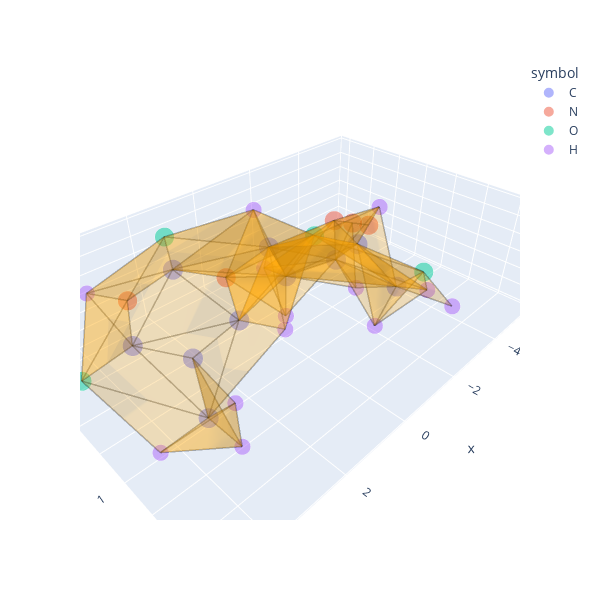

Notebook code for this chart:
### Markdown cell above
Visualise the 2-skeleton of the molecular complex. You may need to change the `renderer` keyword argument.

### Code cell
# Click and drag the Plotly figure to rotate the molecular complex!
m.plot_skeleton(n=2, renderer='vscode+notebook_connected')

### Figure 1 — Plotly figure (JSON) as saved in the notebook; plotly's stock layout.template omitted (floating-point values rounded to 4 significant figures; data arrays with more than 128 entries replaced by an {"elided": "..."} marker saying what was removed)
{"data": [{"hovertemplate": "symbol=C<br>x=%{x}<br>y=%{y}<br>z=%{z}<br>vdw_radius=%{marker.size}<extra></extra>", "legendgroup": "C", "marker": {"color": "#636efa", "opacity": 0.5, "size": [1.7, 1.7, 1.7, 1.7, 1.7, 1.7, 1.7, 1.7, 1.7, 1.7], "sizemode": "area", "sizeref": 0.00425, "symbol": "circle"}, "mode": "markers", "name": "C", "scene": "scene", "showlegend": true, "type": "scatter3d", "x": [3.575, 2.948, 1.572, -0.4901, -1.228, -2.535, -2.173, -2.049, 1.723, 3.69], "y": [1.683, 0.3587, 0.291, -0.9408, -1.099, -0.4132, 0.604, 2.019, -2.041, -0.8272], "z": [-0.4699, -0.1306, 0.1074, 0.6518, -0.6655, -0.3953, 0.6927, 0.1161, 0.4824, -0.04889]}, {"hovertemplate": "symbol=N<br>x=%{x}<br>y=%{y}<br>z=%{z}<br>vdw_radius=%{marker.size}<extra></extra>", "legendgroup": "N", "marker": {"color": "#EF553B", "opacity": 0.5, "size": [1.55, 1.55, 1.55, 1.55, 1.55], "sizemode": "area", "sizeref": 0.00425, "symbol": "circle"}, "mode": "markers", "name": "N", "scene": "scene", "showlegend": true, "type": "scatter3d", "x": [0.9709, -3.505, -4.588, -5.669, 3.063], "y": [-0.894, -1.377, -1.551, -1.726, -1.995], "z": [0.434, 0.1212, -0.4395, -0.9995, 0.2489]}, {"hovertemplate": "symbol=O<br>x=%{x}<br>y=%{y}<br>z=%{z}<br>vdw_radius=%{marker.size}<extra></extra>", "legendgroup": "O", "marker": {"color": "#00cc96", "opacity": 0.5, "size": [1.52, 1.52, 1.52, 1.52], "sizemode": "area", "sizeref": 0.00425, "symbol": "circle"}, "mode": "markers", "name": "O", "scene": "scene", "showlegend": true, "type": "scatter3d", "x": [-1.693, -0.9449, 1.183, 4.934], "y": [2.916, 0.2342, -3.153, -0.8244], "z": [1.132, 1.289, 0.7392, -0.254]}, {"hovertemplate": "symbol=H<br>x=%{x}<br>y=%{y}<br>z=%{z}<br>vdw_radius=%{marker.size}<extra></extra>", "legendgroup": "H", "marker": {"color": "#ab63fa", "opacity": 0.5, "size": [1.1, 1.1, 1.1, 1.1, 1.1, 1.1, 1.1, 1.1, 1.1, 1.1, 1.1, 1.1, 1.1], "sizemode": "area", "sizeref": 0.00425, "symbol": "circle"}, "mode": "markers", "name": "H", "scene": "scene", "showlegend": true, "type": "scatter3d", "x": [4.669, 3.111, 3.403, 0.9862, -0.7562, -1.35, -0.6911, -2.924, -2.959, -1.276, -3.026, -1.591, 3.622], "y": [1.6, 2.089, 2.398, 1.199, -1.793, -2.168, -0.5638, 0.06809, 0.6238, 2.032, 2.327, 3.801, -2.879], "z": [-0.6363, -1.394, 0.3625, 0.02846, 1.318, -0.9465, -1.481, -1.323, 1.48, -0.6848, -0.3217, 0.6933, 0.294]}, {"line": {"color": "black", "width": 3}, "mode": "lines", "name": "1-simplex", "opacity": 0.3, "showlegend": false, "type": "scatter3d", "x": {"elided": "303 float values"}, "y": {"elided": "303 float values"}, "z": {"elided": "303 float values"}}, {"alphahull": 0, "color": "orange", "i": [24, 17, 2, 24, 10, 10, 0, 3, 0, 11, 4, 16, 10, 3, 11, 4, 2, 25, 10, 4, 4, 11, 3, 11, 2, 27, 0, 3, 10, 8, 13, 0, 2, 16, 24, 2, 10, 0, 17, 0, 24, 2, 3, 10, 10, 10, 2, 5, 23, 10, 4, 11, 16, 0, 4, 10, 4, 0, 4, 31, 0, 0, 1, 25, 4, 3, 16, 10, 16, 10, 8, 26, 11, 11, 26, 4, 11, 10, 19, 27, 10, 2, 3, 10, 10, 16, 16, 24, 10], "j": [25, 18, 3, 6, 11, 4, 19, 4, 17, 12, 14, 17, 27, 4, 12, 13, 3, 5, 27, 6, 13, 28, 5, 28, 3, 10, 2, 14, 4, 6, 4, 1, 4, 14, 5, 3, 11, 20, 2, 19, 4, 13, 4, 13, 4, 29, 4, 6, 14, 6, 5, 12, 18, 18, 5, 12, 23, 1, 14, 14, 1, 1, 2, 3, 5, 4, 31, 11, 17, 11, 26, 5, 12, 5, 11, 5, 29, 11, 20, 6, 5, 4, 13, 4, 11, 14, 17, 5, 27], "k": [5, 31, 13, 7, 12, 7, 21, 13, 18, 29, 15, 31, 6, 5, 30, 22, 14, 6, 7, 7, 23, 6, 14, 29, 4, 11, 22, 23, 13, 7, 5, 20, 13, 15, 7, 5, 6, 21, 14, 20, 5, 22, 23, 5, 6, 6, 5, 7, 15, 7, 14, 28, 31, 19, 23, 13, 15, 17, 23, 15, 21, 2, 17, 5, 7, 14, 15, 28, 18, 13, 6, 6, 13, 6, 6, 6, 6, 5, 21, 7, 6, 22, 23, 5, 29, 31, 14, 6, 13], "name": "2-simplex", "opacity": 0.25, "type": "mesh3d", "x": [3.575, 2.948, 1.572, 0.9709, -0.4901, -1.228, -2.535, -3.505, -4.588, -5.669, -2.173, -2.049, -1.693, -0.9449, 1.723, 1.183, 3.063, 3.69, 4.934, 4.669, 3.111, 3.403, 0.9862, -0.7562, -1.35, -0.6911, -2.924, -2.959, -1.276, -3.026, -1.591, 3.622], "y": [1.683, 0.3587, 0.291, -0.894, -0.9408, -1.099, -0.4132, -1.377, -1.551, -1.726, 0.604, 2.019, 2.916, 0.2342, -2.041, -3.153, -1.995, -0.8272, -0.8244, 1.6, 2.089, 2.398, 1.199, -1.793, -2.168, -0.5638, 0.06809, 0.6238, 2.032, 2.327, 3.801, -2.879], "z": [-0.4699, -0.1306, 0.1074, 0.434, 0.6518, -0.6655, -0.3953, 0.1212, -0.4395, -0.9995, 0.6927, 0.1161, 1.132, 1.289, 0.4824, 0.7392, 0.2489, -0.04889, -0.254, -0.6363, -1.394, 0.3625, 0.02846, 1.318, -0.9465, -1.481, -1.323, 1.48, -0.6848, -0.3217, 0.6933, 0.294]}], "layout": {"height": 600, "legend": {"itemsizing": "constant", "title": {"text": "symbol"}, "tracegroupgap": 0}, "margin": {"t": 60}, "scene": {"domain": {"x": [0, 1], "y": [0, 1]}, "xaxis": {"title": {"text": "x"}}, "yaxis": {"title": {"text": "y"}}, "zaxis": {"title": {"text": "z"}}}, "width": 600}}
